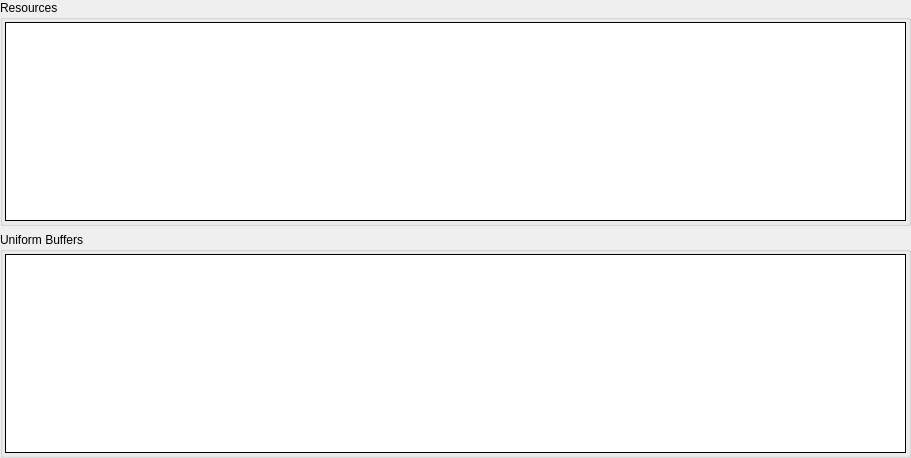
         <widget class="QWidget" name="fsScrollContents">
          <property name="geometry">
           <rect>
            <x>0</x>
            <y>0</y>
            <width>911</width>
            <height>458</height>
           </rect>
          </property>
          <layout class="QVBoxLayout" name="verticalLayout_15">
           <property name="leftMargin">
            <number>0</number>
           </property>
           <property name="topMargin">
            <number>0</number>
           </property>
           <property name="rightMargin">
            <number>0</number>
           </property>
           <property name="bottomMargin">
            <number>0</number>
           </property>
           <item>
            <widget class="CollapseGroupBox" name="fsResGroup">
             <property name="sizePolicy">
              <sizepolicy hsizetype="Preferred" vsizetype="Expanding">
               <horstretch>0</horstretch>
               <verstretch>1</verstretch>
              </sizepolicy>
             </property>
             <property name="title">
              <string>Resources</string>
             </property>
             <layout class="QHBoxLayout" name="horizontalLayout_15">
              <property name="leftMargin">
               <number>2</number>
              </property>
              <property name="topMargin">
               <number>2</number>
              </property>
              <property name="rightMargin">
               <number>2</number>
              </property>
              <property name="bottomMargin">
               <number>2</number>
              </property>
              <item>
               <widget class="RDTreeWidget" name="fsResources">
                <property name="frameShape">
                 <enum>QFrame::Box</enum>
                </property>
                <property name="frameShadow">
                 <enum>QFrame::Plain</enum>
                </property>
                <property name="editTriggers">
                 <set>QAbstractItemView::NoEditTriggers</set>
                </property>
                <property name="showDropIndicator" stdset="0">
                 <bool>false</bool>
                </property>
                <property name="rootIsDecorated">
                 <bool>true</bool>
                </property>
                <property name="allColumnsShowFocus">
                 <bool>true</bool>
                </property>
                <attribute name="headerStretchLastSection">
                 <bool>false</bool>
                </attribute>
               </widget>
              </item>
             </layout>
            </widget>
           </item>
           <item>
            <widget class="CollapseGroupBox" name="fsUBOGroup">
             <property name="sizePolicy">
              <sizepolicy hsizetype="Preferred" vsizetype="Expanding">
               <horstretch>0</horstretch>
               <verstretch>1</verstretch>
              </sizepolicy>
             </property>
             <property name="title">
              <string>Uniform Buffers</string>
             </property>
             <layout class="QHBoxLayout" name="horizontalLayout_17">
              <property name="leftMargin">
               <number>2</number>
              </property>
              <property name="topMargin">
               <number>2</number>
              </property>
              <property name="rightMargin">
               <number>2</number>
              </property>
              <property name="bottomMargin">
               <number>2</number>
              </property>
              <item>
               <widget class="RDTreeWidget" name="fsUBOs">
                <property name="frameShape">
                 <enum>QFrame::Box</enum>
                </property>
                <property name="frameShadow">
                 <enum>QFrame::Plain</enum>
                </property>
                <property name="editTriggers">
                 <set>QAbstractItemView::NoEditTriggers</set>
                </property>
                <property name="showDropIndicator" stdset="0">
                 <bool>false</bool>
                </property>
                <property name="rootIsDecorated">
                 <bool>true</bool>
                </property>
                <property name="allColumnsShowFocus">
                 <bool>true</bool>
                </property>
                <attribute name="headerStretchLastSection">
                 <bool>false</bool>
                </attribute>
               </widget>
              </item>
             </layout>
            </widget>
           </item>
           <item>
            <spacer name="verticalSpacer_5">
             <property name="orientation">
              <enum>Qt::Vertical</enum>
             </property>
             <property name="sizeType">
              <enum>QSizePolicy::MinimumExpanding</enum>
             </property>
             <property name="sizeHint" stdset="0">
              <size>
               <width>0</width>
               <height>0</height>
              </size>
             </property>
            </spacer>
           </item>
          </layout>
         </widget>
